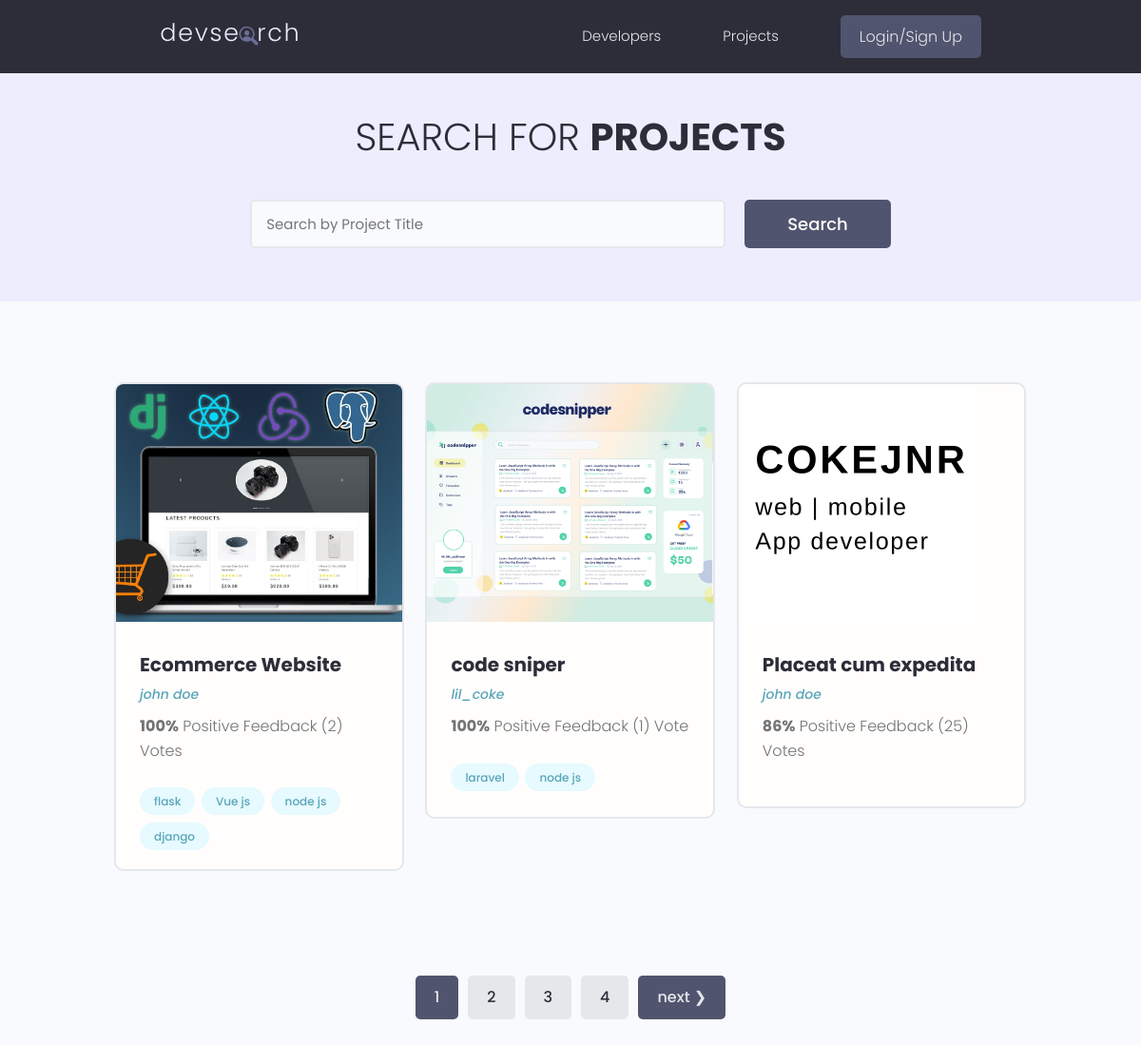
/projects/, run on the app's committed database.
### projects/models.py (models this page shows, shortened)
class Project(models.Model):
    owner = models.ForeignKey(
        Profile, null=True, blank=True, on_delete=models.SET_NULL)
    title = models.CharField(max_length=250)
    description = models.TextField(null=True, blank=True)
    featured_image = models.ImageField(
        null=True, blank=True, default="Cokejnr.png")
    tags = models.ManyToManyField('Tag', blank=True)
    vote_total = models.IntegerField(default=0, null=True, blank=True)
    vote_ratio = models.IntegerField(default=0, null=True, blank=True)
    created = models.DateTimeField(auto_now_add=True)
    edited = models.DateTimeField(auto_now=True)
    id = models.UUIDField(default=uuid.uuid4, editable=False,
                          primary_key=True, unique=True)
    class Meta:
        ordering = ['-vote_ratio', '-vote_total', 'title']

class Tag(models.Model):
    name = models.CharField(max_length=200)
    created = models.DateTimeField(auto_now_add=True)
    id = models.UUIDField(default=uuid.uuid4, editable=False,
                          primary_key=True, unique=True)
    def __str__(self):
        return self.name

### users/models.py (models this page shows, shortened)
class Profile(models.Model):
    user = models.OneToOneField(
        User, on_delete=models.CASCADE, null=True, blank=True)
    name = models.CharField(max_length=200, null=True, blank=True)
    username = models.CharField(max_length=200, null=True, blank=True)
    location = models.CharField(max_length=200, null=True, blank=True)
    email = models.EmailField(max_length=500, null=True, blank=True)
    short_intro = models.CharField(max_length=200, null=True, blank=True)
    bio = models.TextField(blank=True, null=True)
    profile_image = models.ImageField(
        blank=True, null=True, upload_to='profiles/', default="profiles/user-default.png")
    social_github = models.CharField(max_length=200, null=True, blank=True)
    social_twitter = models.CharField(max_length=200, null=True, blank=True)
    social_linkedin = models.CharField(max_length=200, null=True, blank=True)
    social_stackoverflow = models.CharField(
        max_length=200, null=True, blank=True)
    social_youtube = models.CharField(max_length=200, null=True, blank=True)
    created = models.DateTimeField(auto_now_add=True)
    id = models.UUIDField(default=uuid.uuid4, editable=False,
                          primary_key=True, unique=True)

### projects/views.py (the view)
# urls.py: path('', views.project, name='projects'),
def project(request):
    projects, search_query = searchProjects(request)
    page = request.GET.get('page')
    result = 3
    paginator = Paginator(projects, result)
    try:
        projects = paginator.page(page)
    except PageNotAnInteger:
        page = 1
        projects = paginator.page(page)
    except EmptyPage:
        page = paginator.num_pages
        projects = paginator.page(page)
    context = {'projects': projects,
               'search_query': search_query,
               'paginator': paginator}
    return render(request, 'projects/projects.html', context)

### users/utils.py (called while the page is built)
def searchProjects(request):
    search_query = ''
    if request.GET.get('project_search_query'):
        search_query = request.GET.get('project_search_query')
    profiles = Profile.objects.filter(name__icontains=search_query)
    projects = Project.objects.filter(
        Q(title__icontains=search_query) | Q(owner__in=profiles))
    return projects, search_query

### projects/templates/projects/projects.html (shortened to what this page needs)
{% extends 'main.html' %}
 {% block content %}
 <main class="projects">
    <section class="hero-section text-center">
      <div class="container container--narrow">
        <div class="hero-section__box">
          <h2>Search for <span>Projects</span></h2>
        </div>
        <div class="hero-section__search">
          <form class="form" action="{% url 'projects' %}" method="get">
            <div class="form__field">
              <input class="input input--text" id="formInput#search" type="text" name="project_search_query"
                placeholder="Search by Project Title" value="{{search_query}}" />
            </div>
            <input class="btn btn--sub btn--lg" type="submit" value="Search" />
          </form>
        </div>
      </div>
    </section>
    <section class="projectsList">
      <div class="container">
        <div class="grid grid--three">
            {% for project in projects %}
          <div class="column">
            <div class="card project">
              <a href={% url 'project' project.id %} class="project">
                <img class="project__thumbnail" src="{{project.featured_image.url}}" alt="project thumbnail" />
                <div class="card__body">
                  <h3 class="project__title">{{project.title|slice:"20"}}</h3>
                  <p><a class="project__author" href={% url 'user-profile' project.owner.id %}>{{project.owner.name}}</a></p>
                  <p class="project--rating">
                    <span style="font-weight: bold;">{{project.vote_ratio}}%</span> Positive
                    Feedback ({{project.vote_total}}) Vote{{project.vote_total|pluralize:"s"}}
                  </p>
                  <div class="project__tags">
                    {% for tag in project.tags.all|slice:"4" %}
                    <span class="tag tag--pill tag--main">
                      <small>{{tag}}</small>
                    </span>
                    {% endfor %}
                  </div>
                </div>
            </div>
          </div>
          {% endfor %}
    </section>
{% if projects.has_other_pages %}
    <div class="pagination">
      <ul class="container">
        {% for page in paginator.page_range %}
        {% if page == projects.number %}
        <li><a href="?page={{page}}" class="btn page-link btn--sub">{{page}}</a></li>
        {% else %}
        <li><a href="?page={{page}}" class="btn page-link">{{page}}</a></li>
        {% endif %}
        {% endfor %}
        {% if projects.has_next %}
        <li><a href="?page={{projects.next_page_number}}" class="btn page-link btn--sub"> next &#10095; </a></li>
        {% endif %}
      </ul>
    </div>
    {% endif %}
  </main>
{% endblock%}

### static/styles/app.css (style rules this page uses)
:root { --color-sub: #2d2d39; }
.btn--sub { background-color: var(--color-sub-light); }
.card { border: 2px solid var(--color-light); }
img { width: 100%; }
.hero-section { height: 40vh; display: flex; align-items: center; background-color: var(--color-sub); }
.hero-section__box { margin-bottom: 4rem; }
.hero-section__box>h2, .hero-section__box>h2>span { font-size: 4rem; color: var(--color-light); line-height: 1.3; text-transform: uppercase; }
.hero-section__box>h2 { font-weight: 300; }
.hero-section__box>h2>span { font-weight: 700; }
.hero-section__search>.form { display: flex; align-items: center; justify-content: center; gap: 2rem; }
.hero-section__search>.form input.input--text { width: 50rem; }
.pagination { margin-top: 8rem; margin-bottom: 10rem; }
.pagination>ul { flex-wrap: wrap; list-style: none; display: flex; align-items: center; justify-content: center; gap: 1rem; }
.pagination .btn { color: var(--color-sub); }
.pagination .btn.btn--sub { color: var(--color-light); }
.project__author { font-size: 1.4rem; font-style: italic; }
.project--rating { margin-bottom: 1.6em; margin-top: .5em; }
.projects>.hero-section { background: var(--color-sub-lighter); height: 30vh; }
.projects .hero-section__box { margin-bottom: 2.5rem; }
.projects .hero-section__box>h2 { color: var(--color-sub); }
.projects .hero-section__box>h2>span { font-weight: 700; color: var(--color-sub); }
.projectsList { margin-top: 8rem; }
.project__thumbnail { height: 25rem; object-fit: cover; object-position: top center; }
.project__title { font-size: 2rem; font-weight: 700; color: var(--color-sub); }
*, *::before, *::after { box-sizing: border-box; }
html, body { padding: 0; margin: 0; }

### static/uikit/styles/modules/_variables.css (style rules this page uses)
:root { --color-main: #5aa5b9; --color-main-light: #e6faff; --color-sub: #3f4156; --color-sub-light: #51546e; --color-sub-lighter: #ededfd; --color-text: #737373; --color-gray: #8b8b8b; --color-light: #e5e7eb; --color-light-gray: #767676; --color-bg: #f8fafd; --color-white: #fffefd; --color-white-light: #f3f3f3; --color-success: #359e64; --color-success-bg: #def8e8; --color-error: #fc4b0b; --color-error-bg: #fff2ee; --font-base: 'Poppins', arial, helvetica, 'Segoe UI', roboto, ubuntu, sans-serif; --font-monospace: 'Fira Code', 'Courier New', courier, monospace; --font-regular: 300; --font-medium: 500; --font-bold: 700; --generic-shadow: 1px 1px 5px #00000010; --generic-transition: all 0.3s ease-in-out; }

### static/uikit/styles/modules/_base.css (style rules this page uses)
* { margin: 0; padding: 0; box-sizing: border-box; text-rendering: optimizeLegibility; color: inherit; font-size: inherit; }
html { font-size: 50%; }
@media only screen and (min-width: 480px) { html { font-size: 56.25%; } }
@media only screen and (min-width: 1200px) { html { font-size: 62.5%; } }
body { line-height: 1.6; font-weight: 400; font-size: 1.5rem; color: var(--color-text); background-color: var(--color-bg); min-height: 100vh; }

### static/uikit/styles/modules/_typography.css (style rules this page uses)
* { font-family: var(--font-base); }
h2 { font-size: 3.6rem; font-weight: var(--font-bold); }
h3 { font-size: 3.2rem; font-weight: var(--font-medium); }
p, span, strong { font-size: 1.6rem; color: var(--color-text); font-weight: var(--font-regular); }
a { padding-bottom: 2px; text-decoration: none; display: inline-block; color: var(--color-main); font-weight: var(--font-medium); }

### static/uikit/styles/modules/_utilities.css (style rules this page uses)
.container { width: 92%; max-width: 165rem; margin: 0 auto; box-sizing: border-box; }
.container--narrow { width: 92%; max-width: 120rem; }
@media screen and (min-width: 1000px) { .container { width: 90%; } }
@media screen and (min-width: 1000px) { .container--narrow { width: 85%; } }
@media screen and (min-width: 1200px) { .container { width: 80%; } }
@media screen and (min-width: 1200px) { .container--narrow { width: 72%; } }
.text-center { text-align: center; }

### static/uikit/styles/modules/_button.css (style rules this page uses)
.btn { display: inline-block; position: relative; cursor: pointer; background-color: var(--color-light); font-weight: var(--font-medium); color: var(--color-sub); text-decoration: none; padding: 1rem 2rem; border-radius: 0.5rem; border: none; width: -webkit-fit-content; width: -moz-fit-content; width: fit-content; height: -webkit-fit-content; height: -moz-fit-content; height: fit-content; font-size: 1.6rem; outline-width: 0; outline-color: transparent; -webkit-backface-visibility: hidden; backface-visibility: hidden; transition: all 0.3s ease-in-out; }
.btn--sub { background-color: var(--color-sub); color: var(--color-white); }
.btn--lg { font-size: 1.8rem; padding: 1.2rem 4.5rem; }

### data on the page
Project: featured_image (picture), title "Ecommerce Website", owner.name "john doe", vote_ratio "100", vote_total "2"
Tag: name "flask"
Tag: name "Vue js"
Tag: name "node js"
Tag: name "django"
Project: featured_image (picture), title "code sniper", owner.name "lil_coke", vote_ratio "100", vote_total "1"
Tag: name "laravel"
Project: featured_image (picture), title "Placeat cum expedita", owner.name "john doe", vote_ratio "86", vote_total "25"

### other printed values
{{ page }} "1"
{{ page }} "2" "3" "4"
